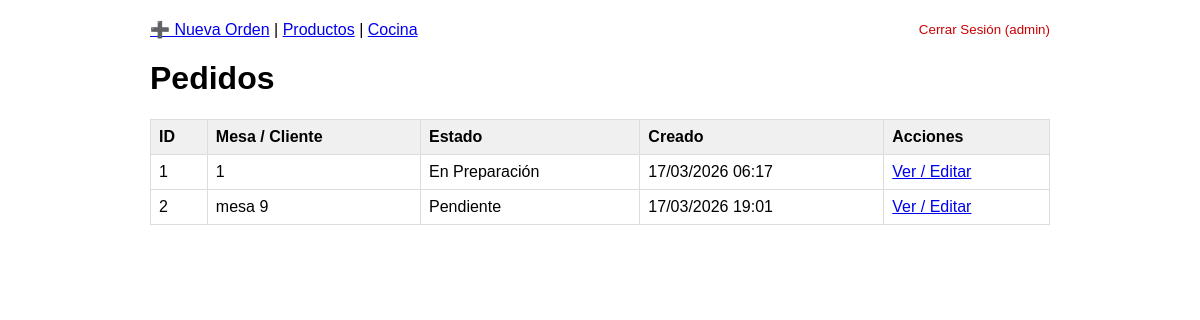
Page /ventas/pedidos/ (signed in) on the earlier database version.
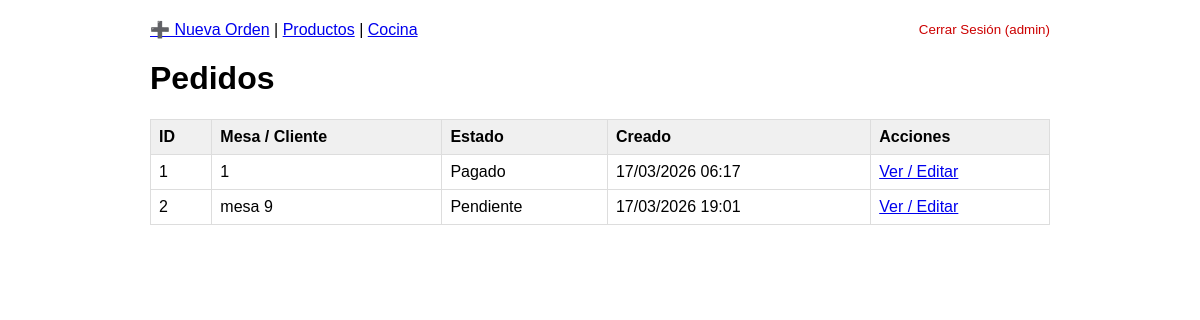
Same page on the later database version.
### ventas/models.py (models this page shows, shortened)
class Pedido(models.Model):
    ESTADOS = [
        ('pendiente', 'Pendiente'),
        ('en_preparacion', 'En Preparación'),
        ('listo', 'Listo'),
        ('entregada', 'Entregada'),
        ('pagado', 'Pagado'),
    ]
    mesa_o_online = models.CharField(max_length=100, help_text="Cliente")
    estado = models.CharField(max_length=20, choices=ESTADOS, default='pendiente')
    creado_por = models.ForeignKey(User, on_delete=models.CASCADE)
    fecha_creacion = models.DateTimeField(auto_now_add=True)
    productos = models.ManyToManyField(Producto, through='PedidoProducto', blank=True)

### ventas/views.py (the view)
# urls.py: path('pedidos/', views.PedidoListView.as_view(), name='pedido_list'),
class PedidoListView(LoginRequiredMixin, ListView):
    model = Pedido
    template_name = 'ventas/pedido_list.html'
    context_object_name = 'pedidos'
    def get_queryset(self):
        return super().get_queryset().filter(creado_por=self.request.user)

### ventas/templates/ventas/pedido_list.html (shortened to what this page needs)
<!DOCTYPE html>
<html lang="es">
<head>
</head>
<body>
    <nav>
        <a href="{% url 'pedido_create' %}">➕ Nueva Orden</a> |
        <a href="{% url 'venta_list' %}">Productos</a> |
        <a href="{% url 'cocina_dashboard' %}">Cocina</a>
        <form method="post" action="{% url 'logout' %}" style="display:inline;" class="logout-btn">
            <button type="submit" style="background:none;border:none;color:#c00;cursor:pointer;padding:0;">Cerrar Sesión ({{ request.user.username }})</button>
        </form>
    </nav>
    <h1>Pedidos</h1>
    <table>
        <thead>
            <tr>
                <th>ID</th>
                <th>Mesa / Cliente</th>
                <th>Estado</th>
                <th>Creado</th>
                <th>Acciones</th>
            </tr>
        </thead>
        <tbody>
        {% for pedido in pedidos %}
            <tr>
                <td>{{ pedido.id }}</td>
                <td>{{ pedido.mesa_o_online }}</td>
                <td>{{ pedido.get_estado_display }}</td>
                <td>{{ pedido.fecha_creacion|date:"d/m/Y H:i" }}</td>
                <td><a href="{% url 'pedido_detail' pedido.id %}">Ver / Editar</a></td>
            </tr>
        {% empty %}
            <tr>
                <td colspan="5">No hay pedidos creados aún.</td>
            </tr>
        {% endfor %}
        </tbody>
    </table>
</body>
</html>

Differences in the rows shown:
changed Pedido id 1: estado "En Preparación" → "Pagado"
